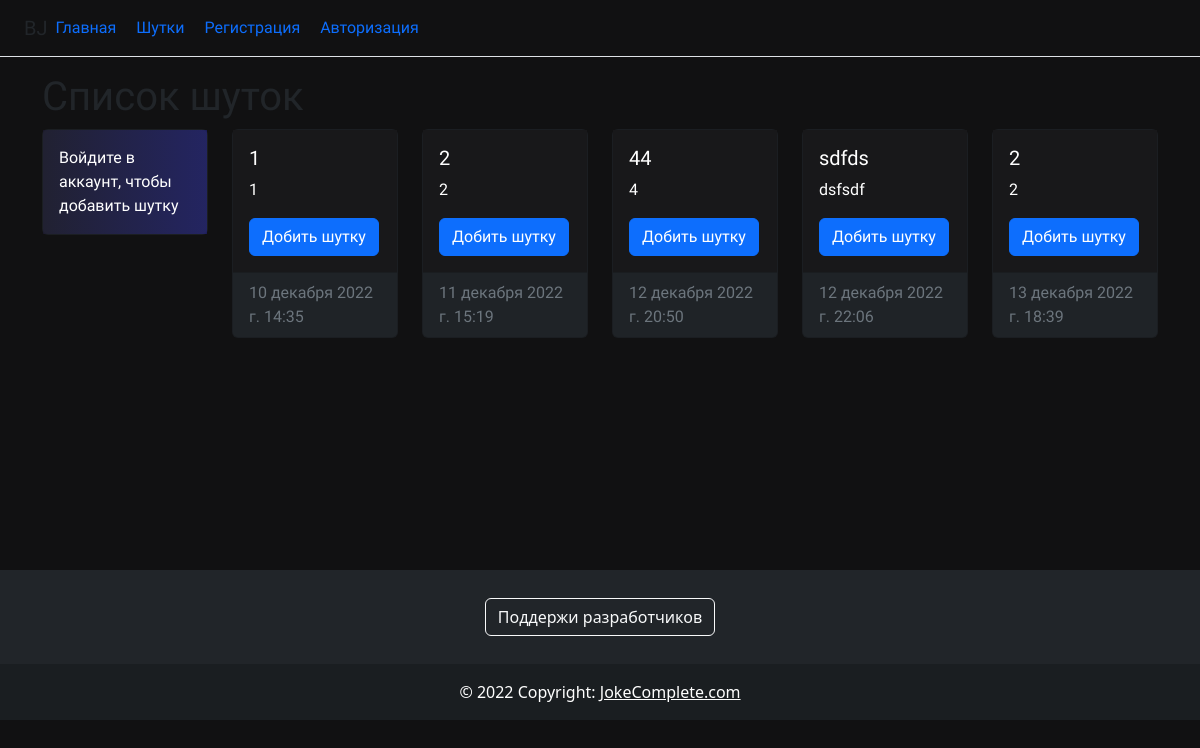
Before: /jokes with the older database file.
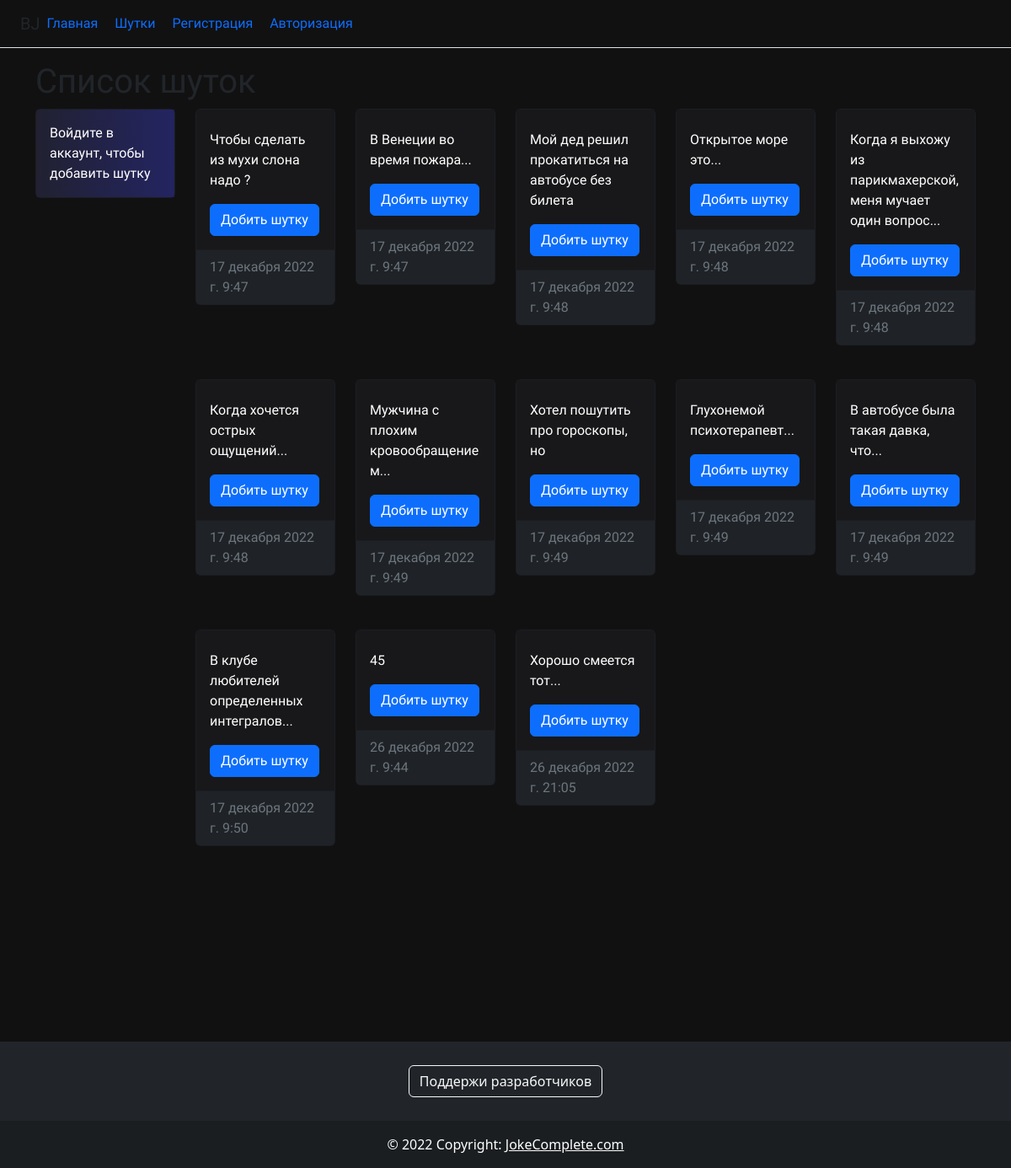
After: the same page with the newer database file.
### jokes/models.py (models this page shows, shortened)
class Joke(models.Model):
    title = models.CharField('Название',max_length=255)
    content = models.TextField('Описание')
    time_created = models.DateTimeField(auto_now_add=True)
    creator = models.ForeignKey(User,on_delete=models.CASCADE,verbose_name='Автор')
    def get_absolute_url(self):
        return reverse('post',kwargs={'post_id': self.pk})

### jokes/views.py (the view, shortened to what this page needs)
# urls.py: path('jokes',views.list_of_jokes,name='jokeslist'),
def list_of_jokes(request):
    error = ''
    jokes = Joke.objects.all()
    form = JokesForm()
    context = {
        'title': 'Главная страничка',
        'jokes': jokes,
        'form':form,
        'error': error
        }
    return render(request, 'jokes/list_of_jokes.html', context)

### templates/jokes/list_of_jokes.html (shortened to what this page needs)
{% extends 'jokes/base.html' %}
{% block content %}
    <h1 style="font-family: 'Comfortaa', cursive;">Список шуток</h1>
    <div class="row" style="font-family: 'Comfortaa', cursive;">
      <div class="col-sm-2">
        <div class="card text-white bg-dark mb-3" style="width: 15r; ">
              <div class="card-body" style="background: linear-gradient(to right, rgba(33,29,58,0.5), rgba(38,36,153,0.5))">
                {% if user.is_authenticated %}
                <h5 class="card-title">Добавьте шутку</h5>
                <p class="card-text">
                    <div class="form-group">
                      <form method="post">
                        {% csrf_token %}
                        {{ form.content }}<br>
                        <button type="submit" class="btn btn-primary">Добавить</button>
                        <span>{{ error }}</span>
                      </form>
                    </div>
                </p>
                {% else %}
                    Войдите в аккаунт, чтобы добавить шутку
                {% endif  %}
              </div>
            </div>
      </div>
      <div class="col-sm-10">
        <div class="row row-cols-1 row-cols-md-5 g-4" >
        {% for el in jokes %}
            <div class="col">
            <div class="card text-white bg-dark mb-3" style="width: 15r;">
              <div class="card-body" style="background: linear-gradient(to right, rgba(24,24,26,1), rgba(24,24,26,1))">
                <h5 class="card-title">{{el.title}}</h5>
                <p class="card-text">{{el.content}}</p>
                <a href="{{el.get_absolute_url}}" class="btn btn-primary">Добить шутку</a>
              </div>
                <div class="card-footer text-muted">
                {{ el.time_created }}
                </div>
            </div>
            </div>
        {% endfor %}
        </div>
      </div>
    </div>
    <br>
    <br>
    <br>
    <br>
    <br>
    <br>
    <br>
    <br>
    <br>
{% endblock %}

Changed rows visible on the page:
removed Joke: title "1", content "1", time_created "10 декабря 2022 г. 14:35"
removed Joke: title "2", content "2", time_created "11 декабря 2022 г. 15:19"
removed Joke: title "44", content "4", time_created "12 декабря 2022 г. 20:50"
removed Joke: title "sdfds", content "dsfsdf", time_created "12 декабря 2022 г. 22:06"
removed Joke: title "2", content "2", time_created "13 декабря 2022 г. 18:39"
added Joke: content "Чтобы сделать из мухи слона надо ?", time_created "17 декабря 2022 г. 9:47"
added Joke: content "В Венеции во время пожара...", time_created "17 декабря 2022 г. 9:47"
added Joke: content "Мой дед решил прокатиться на автобусе без билета", time_created "17 декабря 2022 г. 9:48"
added Joke: content "Открытое море это...", time_created "17 декабря 2022 г. 9:48"
added Joke: content "Когда я выхожу из парикмахерской, меня мучает один вопрос...", time_created "17 декабря 2022 г. 9:48"
added Joke: content "Когда хочется острых ощущений...", time_created "17 декабря 2022 г. 9:48"
added Joke: content "Мужчина с плохим кровообращением...", time_created "17 декабря 2022 г. 9:49"
added Joke: content "Хотел пошутить про гороскопы, но", time_created "17 декабря 2022 г. 9:49"
added Joke: content "Глухонемой психотерапевт...", time_created "17 декабря 2022 г. 9:49"
added Joke: content "В автобусе была такая давка, что...", time_created "17 декабря 2022 г. 9:49"
added Joke: content "В клубе любителей определенных интегралов...", time_created "17 декабря 2022 г. 9:50"
added Joke: content "45", time_created "26 декабря 2022 г. 9:44"
added Joke: content "Хорошо смеется тот...", time_created "26 декабря 2022 г. 21:05"
